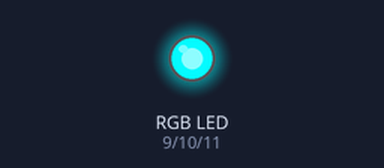
Bench run of a sketch on a simulated Arduino Uno, built with avr-gcc and run on an emulated ATmega328P. Parts: an RGB LED mixed from three pins (HIGH = lit).

Above: at 0.05 s.
At 0.9 s:
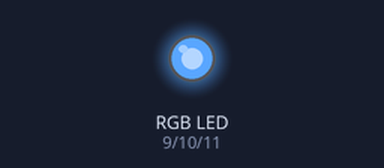
At 1.8 s:
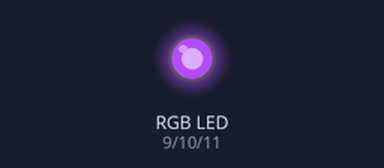
At 3.6 s:
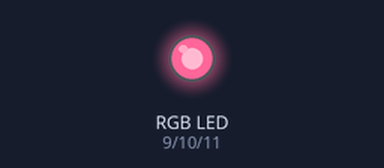
At 5.4 s:
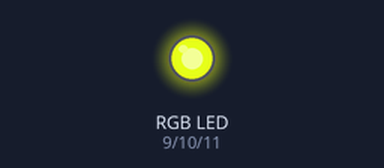
At 7.2 s:
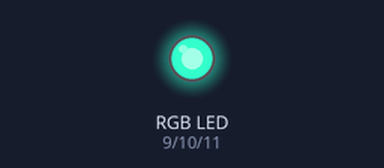
Timing chart, 0 to 10.0 s (numbered marks = the images above):
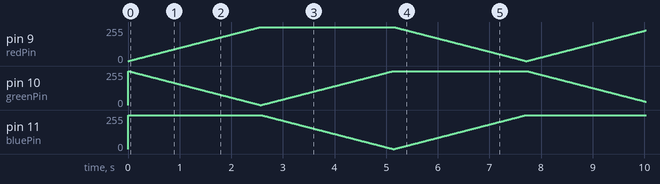

The sketch:

practice-12.ino
```cpp
const int redPin = 9;
const int greenPin = 10;
const int bluePin = 11;

int wheelPosition = 0;

void setup() {
  pinMode(redPin, OUTPUT);
  pinMode(greenPin, OUTPUT);
  pinMode(bluePin, OUTPUT);
}

void loop() {
  int redValue = 0;
  int greenValue = 0;
  int blueValue = 0;

  if (wheelPosition < 256) {
    redValue = 255 - wheelPosition;
    greenValue = wheelPosition;
  } else if (wheelPosition < 512) {
    greenValue = 511 - wheelPosition;
    blueValue = wheelPosition - 256;
  } else {
    redValue = wheelPosition - 512;
    blueValue = 767 - wheelPosition;
  }

  analogWrite(redPin, 255 - redValue);
  analogWrite(greenPin, 255 - greenValue);
  analogWrite(bluePin, 255 - blueValue);

  wheelPosition = (wheelPosition + 1) % 768;
  delay(10);
}
```
